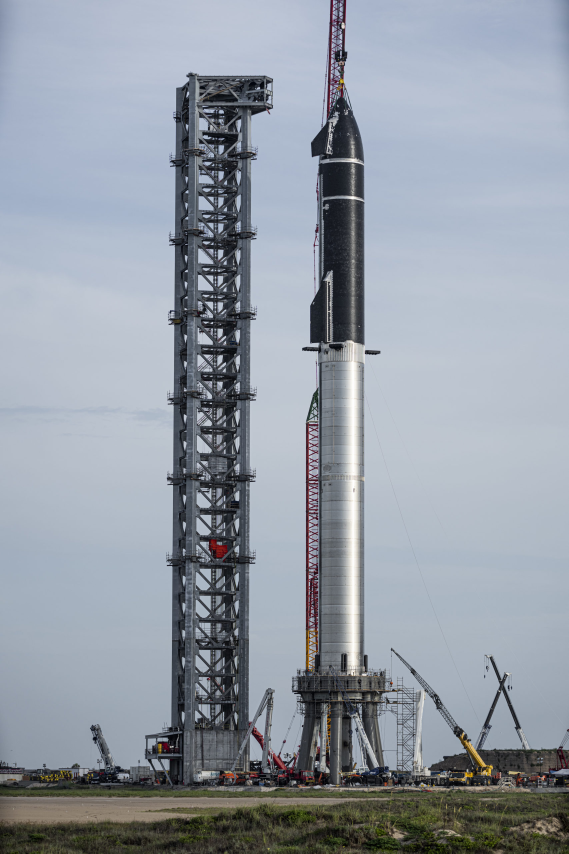
#> input picture imagen_test.jpeg, 1707 x 2560 px, given in place of the camera (shown at 1/3 size)
$ python blob_detection.py
#> lines starting #> are read from the running program, lines starting #| are printed output that depends on the picture; after the words box and inside, x2 and y2 are one past the last pixel; in counts of white or black regions, pixels touching at a corner belong together
import cv2 as cv
import numpy as np

def nothing(x):
    pass

video = cv.VideoCapture(0)

cv.namedWindow("Trackbars")
cv.createTrackbar("L-H", "Trackbars", 110, 255, nothing)
cv.createTrackbar("L-S", "Trackbars", 50, 255, nothing)
cv.createTrackbar("L-V", "Trackbars", 50, 255, nothing)
cv.createTrackbar("U-H", "Trackbars", 130, 255, nothing)
cv.createTrackbar("U-S", "Trackbars", 255, 255, nothing)
cv.createTrackbar("U-V", "Trackbars", 255, 255, nothing)

font = cv.FONT_HERSHEY_COMPLEX

while True:
    _, frame = video.read()
#> frame is the input picture: shape (2560, 1707, 3); mean B, G, R 164.7, 154.7, 147.3

    hsv = cv.cvtColor(frame,cv.COLOR_BGR2HSV)
#> hsv: shape (2560, 1707, 3); mean H, S, V 99.8, 38.1, 166.9

    l_h = cv.getTrackbarPos("L-H","Trackbars")
    l_s = cv.getTrackbarPos("L-S","Trackbars")
    l_v = cv.getTrackbarPos("L-V","Trackbars")

    u_h = cv.getTrackbarPos("U-H","Trackbars")
    u_s = cv.getTrackbarPos("U-S","Trackbars")
    u_v = cv.getTrackbarPos("U-V","Trackbars")

    # [5 lines of commented-out code are left out]

    blue_color_lower = np.array([l_h,l_s,l_v])
    blue_color_upper= np.array([u_h,u_s,u_v])

    mask = cv.inRange(hsv,blue_color_lower,blue_color_upper)
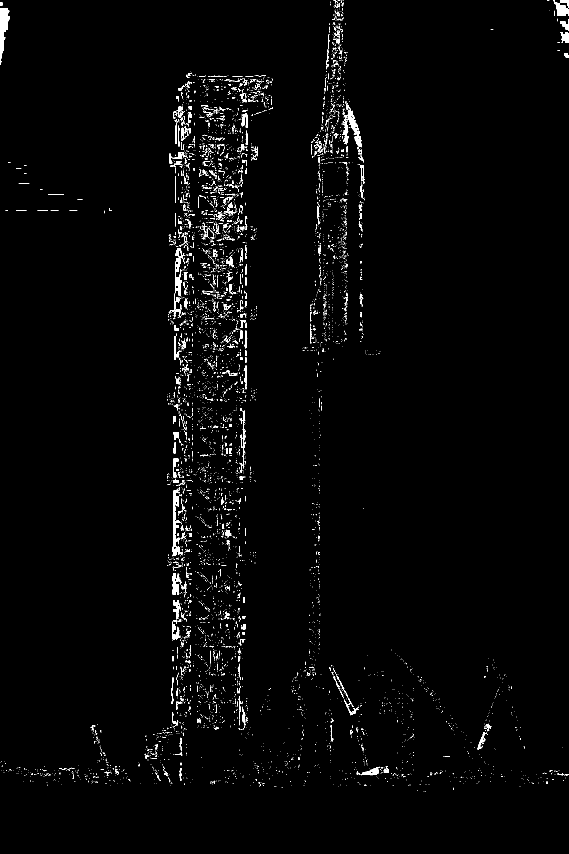
#> mask: shape (2560, 1707) (shown at 1/3 size); 1.4% white; 7770 white regions (7324 under 20 px), largest, box (x1, y1, x2, y2) and area: (0, 24, 28, 195) 2555, (518, 1464, 543, 1666) 2066, (1028, 310, 1085, 440) 2045
    kernel = np.ones((5,5), np.uint8)
    mask = cv.erode(mask, kernel)
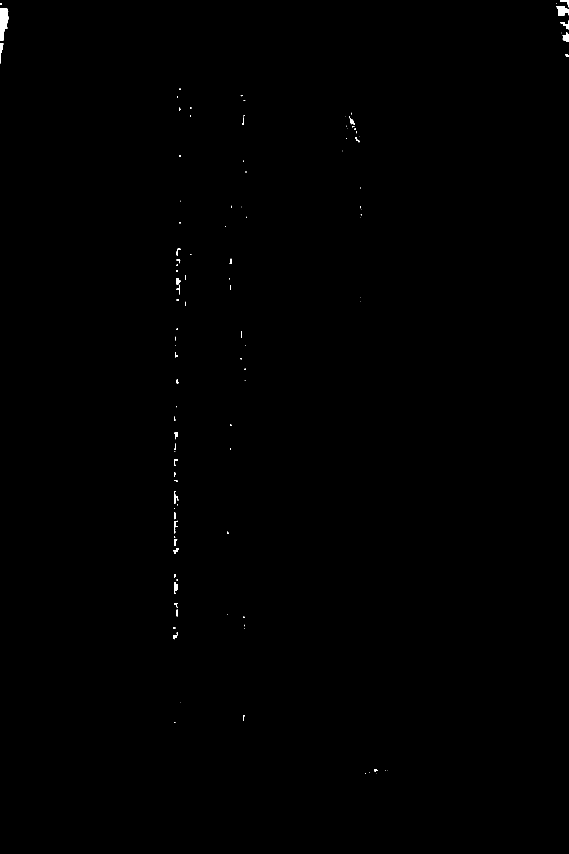
#> mask: shape (2560, 1707) (shown at 1/3 size); 0.15% white; 113 white regions (69 under 20 px)
    #detectamos contornos
    contours, y = cv.findContours(mask , cv.RETR_TREE , cv.CHAIN_APPROX_SIMPLE )
#> contours = 113 contours, 81 with area under 20; largest, box (x1, y1, x2, y2) and area: (0, 26, 26, 122) 1621, (1670, 18, 1707, 46) 668, (1688, 98, 1707, 126) 314, (0, 130, 10, 191) 212, (522, 1746, 534, 1782) 211; y = 113 rows, first 6: [1, -1, -1, -1], [2, 0, -1, -1], [3, 1, -1, -1], [4, 2, -1, -1], [5, 3, -1, -1], [6, 4, -1, -1]

    for cnt in contours:
        area = cv.contourArea(cnt)
        approx = cv.approxPolyDP(cnt, 0.01*cv.arcLength(cnt,True), True)
        x = approx.ravel()[0]
        ye = approx.ravel()[1]
        if area > 4000:
            cv.drawContours(frame,[approx],0,(0,0,0),5)
            if len(approx) == 4:
                cv.putText(frame,"Rectangle",(x,ye),font,1,(0,0,0))
#> this loop made 113 passes
#> (area, x, ye) on passes 6, 8, 10, 17, 18, 19, 21, 22, 24, 27, 28, 31: (33, 1122, 2308), (20, 732, 2145), (66, 520, 1906), (34, 530, 1829), (28.5, 522, 1810), (211, 522, 1746), (29, 525, 1722), (102.5, 535, 1644), (69, 522, 1618), (91, 533, 1562), (55, 522, 1537), (108, 526, 1474)
#> (area, approx, x, ye) on pass 60: (22, [[555, 826], [555, 837], [557, 837], [557, 826]], 555, 826)

    cv.imshow("frame",frame)
    cv.imshow("hsv",hsv)
    cv.imshow("mask",mask)

    key = cv.waitKey(1)
#> (key Esc is pressed here)
    if key ==27:
        break

video.release()
cv.destroyAllWindows()
